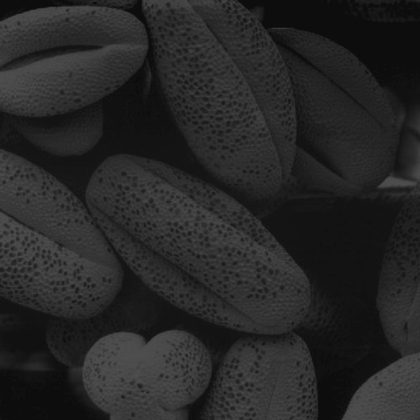
%> input picture Week2/Tutorial/matlab_example/imgs/Fig0208(a).tif, 420 x 420 px, shrunk from 1021 x 1021 before the run
$ octave compute_histogram.m   (GNU Octave 9; MATLAB toolbox functions it lacks are replaced by stand-ins)
%> lines starting %> are read from the running program, lines starting %| are printed output that depends on the picture
% read image into workspace
I = imread('imgs/Fig0208(a).tif');
%> I is the input picture: size 420x420 uint8; min 10, max 81, mean 38.8
whos I
figure;imshow(I);title('Original Image');

% computing histogram
[x, y] = size(I);
%> x = 420; y = 420
H = zeros(1, 255);

for i = 1:x
    for j = 1:y
        intensity = I(i,j);
        H(1,intensity) = H(1,intensity) + 1;
    end
end
%> after the loop, H = 255 values, max 10835 at index 13, min 0 at index 1, mean 691.8

figure;bar(H);
%> after `bar(H)`:
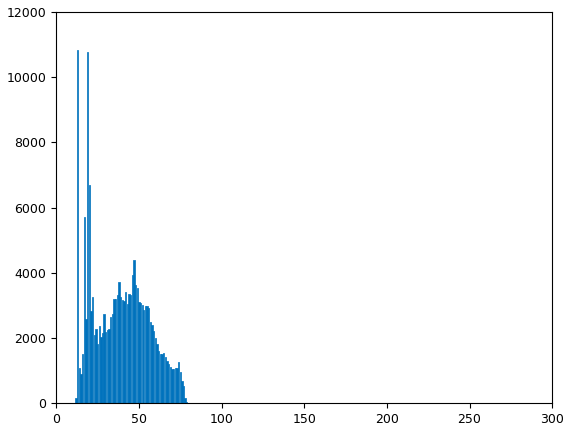
%> figure redrawn from the program's plot data; tallest bar 10835 high, from x = 12.6 to 13.4


% simpler method
H = zeros(1, 255);

for i = 1:255
    H(1,i) = sum(I(:) == i);
end

figure;bar(H);


% simplest
figure;imhist(I);
%> after `imhist(I)`:
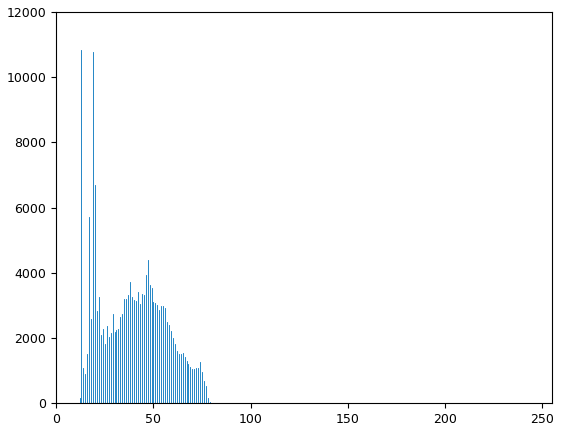
%> figure redrawn from the program's plot data; highest point at x = 13, y = 10835

$ run again, with Week2/Tutorial/matlab_example/imgs/Fig0203(a).tif copied over Week2/Tutorial/matlab_example/imgs/Fig0208(a).tif
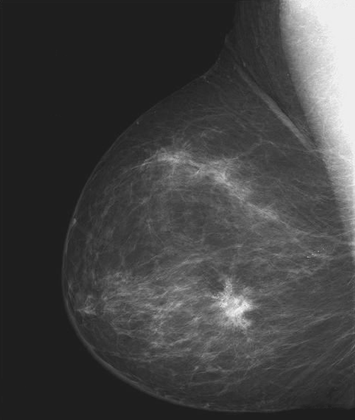
%> input picture Week2/Tutorial/matlab_example/imgs/Fig0203(a).tif, 355 x 420 px, shrunk from 984 x 1164 before the run
%> I is the input picture: size 420x355 uint8; min 27, max 244, mean 66.6
%> after the loop `for i = 1:x`: H = 255 values, max 50638 at index 30, min 0 at index 1, mean 584.7
%> `bar(H)`:
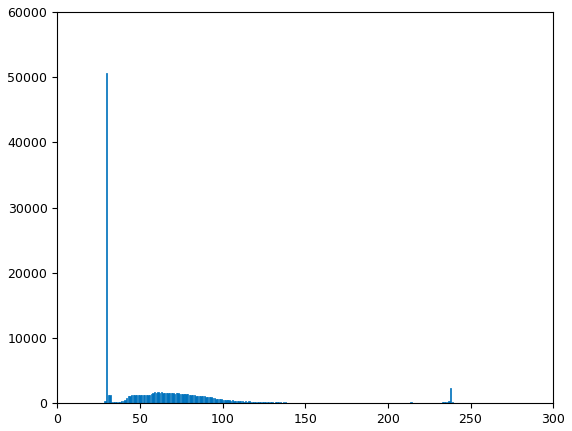
%> figure redrawn from the program's plot data; tallest bar 50638 high, from x = 29.6 to 30.4
%> `imhist(I)`:
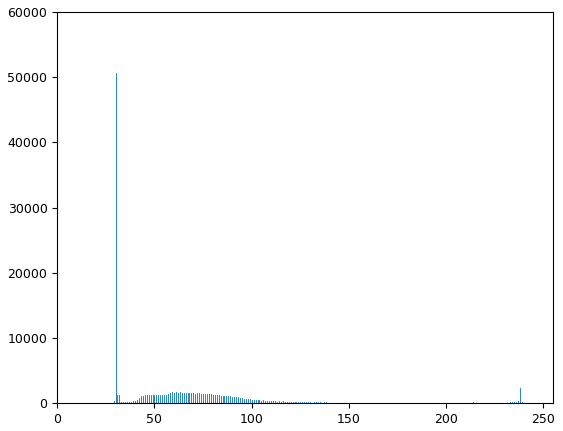
%> figure redrawn from the program's plot data; highest point at x = 30, y = 50638
